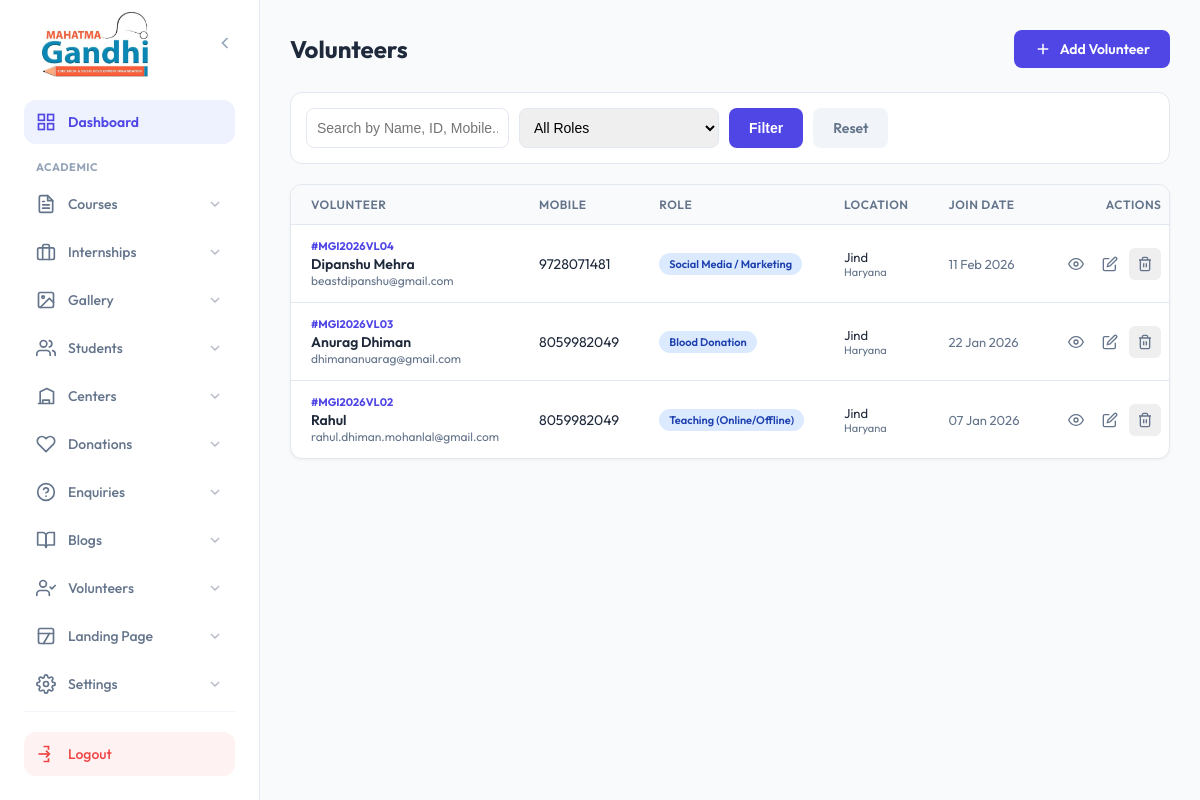
Screenshot of /admin/volunteers/index.php with the database file from the repository.
### tables this page shows
CREATE TABLE `volunteers` (
  `id` int(11) NOT NULL AUTO_INCREMENT,
  `volunteer_id` varchar(20) DEFAULT NULL,
  `full_name` varchar(100) NOT NULL,
  `email` varchar(100) NOT NULL,
  `mobile` varchar(20) NOT NULL,
  `dob` date DEFAULT NULL,
  `gender` varchar(20) DEFAULT NULL,
  `pincode` varchar(10) DEFAULT NULL,
  `country` varchar(50) DEFAULT NULL,
  `state` varchar(50) DEFAULT NULL,
  `city` varchar(50) DEFAULT NULL,
  `address` text DEFAULT NULL,
  `role` varchar(100) DEFAULT NULL,
  `hours_per_week` int(11) DEFAULT NULL,
  `weekdays` text DEFAULT NULL,
  `preferred_mode` varchar(50) DEFAULT NULL,
  `aadhar_no` varchar(20) DEFAULT NULL,
  `aadhar_file` varchar(255) DEFAULT NULL,
  `photo_file` varchar(255) DEFAULT NULL,
  `resume_file` varchar(255) DEFAULT NULL,
  `is_student` tinyint(1) DEFAULT 0,
  `student_id_no` varchar(50) DEFAULT NULL,
  `student_id_file` varchar(255) DEFAULT NULL,
  `message` text DEFAULT NULL,
  `created_at` timestamp NULL DEFAULT current_timestamp(),
  PRIMARY KEY (`id`),
  UNIQUE KEY `volunteer_id` (`volunteer_id`)
);

### admin/volunteers/index.php (the view, shortened to what this page needs)
<?php
$conn = getDbConnection();
$limit = 10;
$page = isset($_GET['page']) ? intval($_GET['page']) : 1;
$offset = ($page - 1) * $limit;
$where_clauses = ["1=1"];
$params = [];
$types = "";
$where_sql = implode(" AND ", $where_clauses);
$sql = "SELECT * FROM volunteers WHERE $where_sql ORDER BY created_at DESC LIMIT ?, ?";
$params[] = $offset;
$params[] = $limit;
$types .= "ii";
$stmt = $conn->prepare($sql);
$stmt->bind_param($types, ...$params);
$stmt->execute();
$result = $stmt->get_result();
?>
<!DOCTYPE html>
<html lang="en">
<head>
</head>
<body class="<?php echo isset($_COOKIE['sidebar_collapsed']) && $_COOKIE['sidebar_collapsed'] == 'true' ? 'sidebar-collapsed' : ''; ?>">
    <?php include '../../admin/sidebar.php'; ?>
    <div class="admin-content">
        <div class="admin-wrap">
            <div class="page-header">
                <h1 class="page-title">Volunteers</h1>
                <a href="add-volunteer.php" class="btn btn-primary">
                    <svg width="18" height="18" viewBox="0 0 24 24" fill="none" stroke="currentColor" stroke-width="2"><path d="M12 5v14M5 12h14"/></svg>
                    Add Volunteer
                </a>
            </div>
            <form method="GET" class="search-box">
                <input type="text" name="search" class="form-control" placeholder="Search by Name, ID, Mobile..." value="<?php echo htmlspecialchars($_GET['search'] ?? ''); ?>">
                <select name="role" class="form-control">
                    <option value="">All Roles</option>
                </select>
                <button type="submit" class="btn btn-primary">Filter</button>
                <a href="index.php" class="btn" style="background:#f1f5f9;color:#64748b">Reset</a>
            </form>
            <div class="table-card">
                <table>
                    <thead>
                        <tr>
                            <th>Volunteer</th>
                            <th>Mobile</th>
                            <th>Role</th>
                            <th>Location</th>
                            <th>Join Date</th>
                            <th style="text-align:right">Actions</th>
                        </tr>
                    </thead>
                    <tbody>
                        <?php if ($result->num_rows > 0): ?>
                            <?php while($row = $result->fetch_assoc()): ?>
                                <tr>
                                    <td>
                                        <div class="user-info">
                                            <span class="user-id">#<?php echo htmlspecialchars($row['volunteer_id'] ?? 'N/A'); ?></span>
                                            <span class="user-name"><?php echo htmlspecialchars($row['full_name']); ?></span>
                                            <span class="user-email"><?php echo htmlspecialchars($row['email']); ?></span>
                                        </div>
                                    </td>
                                    <td><?php echo htmlspecialchars($row['mobile']); ?></td>
                                    <td>
                                        <span class="badge blue"><?php echo htmlspecialchars($row['role']); ?></span>
                                    </td>
                                    <td>
                                        <div class="user-info">
                                            <span style="font-size:13px"><?php echo htmlspecialchars($row['city']); ?></span>
                                            <span style="font-size:11px;color:var(--muted)"><?php echo htmlspecialchars($row['state']); ?></span>
                                        </div>
                                    </td>
                                    <td style="font-size:13px;color:var(--muted);"><?php echo date("d M Y", strtotime($row['created_at'])); ?></td>
                                    <td style="text-align:right">
                                        <a href="view-volunteer.php?id=<?php echo $row['id']; ?>" class="action-btn view" title="View">
                                            <svg width="16" height="16" viewBox="0 0 24 24" fill="none" stroke="currentColor" stroke-width="2"><path d="M1 12s4-8 11-8 11 8 11 8-4 8-11 8-11-8-11-8z"/><circle cx="12" cy="12" r="3"/></svg>
                                        </a>
                                        <a href="edit-volunteer.php?id=<?php echo $row['id']; ?>" class="action-btn edit" title="Edit">
                                            <svg width="16" height="16" viewBox="0 0 24 24" fill="none" stroke="currentColor" stroke-width="2"><path d="M11 4H4a2 2 0 0 0-2 2v14a2 2 0 0 0 2 2h14a2 2 0 0 0 2-2v-7"/><path d="M18.5 2.5a2.121 2.121 0 0 1 3 3L12 15l-4 1 1-4 9.5-9.5z"/></svg>
                                        </a>
                                        <button onclick="confirmDelete(<?php echo $row['id']; ?>)" class="action-btn delete" title="Delete">
                                            <svg width="16" height="16" viewBox="0 0 24 24" fill="none" stroke="currentColor" stroke-width="2"><polyline points="3 6 5 6 21 6"/><path d="M19 6v14a2 2 0 0 1-2 2H7a2 2 0 0 1-2-2V6m3 0V4a2 2 0 0 1 2-2h4a2 2 0 0 1 2 2v2"/><line x1="10" y1="11" x2="10" y2="17"/><line x1="14" y1="11" x2="14" y2="17"/></svg>
                                        </button>
                                    </td>
                                </tr>
                            <?php endwhile; ?>
                        <?php else: ?>
                            <tr><td colspan="6" style="text-align:center;padding:40px;color:var(--muted)">No volunteers found.</td></tr>
                        <?php endif; ?>
                    </tbody>
                </table>
            </div>
        </div>
    </div>
</body>
</html>

### admin/volunteers/index.php (style rules this page uses)
:root { --active:#22c55e;--indigo:#4f46e5;--line:#e2e8f0;--text:#1e293b;--muted:#64748b;--bg:#f8fafc;--red:#ef4444;--blue:#3b82f6; }
* { margin:0;padding:0;box-sizing:border-box }
body { font-family:'Outfit',system-ui,sans-serif;background:var(--bg);color:var(--text) }
.admin-content { margin-left:260px;min-height:100vh;padding:30px;transition:margin-left .3s ease }
.page-header { display:flex;justify-content:space-between;align-items:center;margin-bottom:24px }
.page-title { font-size:24px;font-weight:700;color:var(--text) }
.btn { padding: 10px 20px; border-radius: 8px; font-weight: 600; text-decoration: none; cursor: pointer; border: none; font-size: 14px; transition: all 0.2s; display: inline-flex; align-items: center; gap: 8px; }
.btn-primary { background: var(--indigo); color: white; }
.search-box { display: flex; gap: 10px; background: white; padding: 15px; border-radius: 12px; border: 1px solid var(--line); margin-bottom: 20px; flex-wrap: wrap; }
.form-control { padding: 10px; border: 1px solid var(--line); border-radius: 8px; font-size: 14px; min-width: 200px; }
.table-card { background:#fff;border-radius:12px;overflow:hidden;box-shadow:0 1px 3px rgba(0,0,0,0.05);border:1px solid var(--line) }
table { width:100%;border-collapse:collapse;font-size:14px }
th { background:#f8fafc;padding:12px 20px;text-align:left;font-weight:600;color:var(--muted);border-bottom:1px solid var(--line);font-size:12px;text-transform:uppercase;letter-spacing:0.5px; white-space: nowrap; }
td { padding:14px 20px;border-bottom:1px solid var(--line);vertical-align:middle; white-space: nowrap; }
tr:last-child td { border-bottom:none }
.user-info { display:flex;flex-direction:column }
.user-name { font-weight:600;color:var(--text) }
.user-email { font-size:12px;color:var(--muted) }
.user-id { font-size: 11px; color: var(--indigo); font-weight: 700; margin-bottom: 2px; }
.badge { display:inline-flex;padding:4px 10px;border-radius:20px;font-size:11px;font-weight:600;background:#e2e8f0;color:#475569 }
.badge.blue { background: #dbeafe; color: #1e40af; }
.action-btn { width: 32px; height: 32px; display: inline-flex; align-items: center; justify-content: center; border-radius: 6px; color: var(--muted); transition: all 0.2s; border: 1px solid transparent; }

### admin/sidebar.php (style rules this page uses)
:root { --admin-primary: #4f46e5; --admin-primary-dark: #3730a3; --admin-primary-soft: #eef2ff; --admin-hover-bg: #f5f3ff; --text-main: #1e293b; --text-light: #64748b; --sidebar-w: 260px; --transition: all 0.3s cubic-bezier(0.4, 0, 0.2, 1); --shadow-glow: 0 10px 15px -3px rgba(79, 70, 229, 0.2); }

### rows the page displays
volunteers: volunteer "MGI2026VL04", full_name "Dipanshu Mehra", email "beastdipanshu@gmail.com", mobile "9728071481", role "Social Media / Marketing", city "Jind", state "Haryana", created_at "11 Feb 2026"
volunteers: volunteer "MGI2026VL03", full_name "Anurag Dhiman", email "dhimananuarag@gmail.com", mobile "8059982049", role "Blood Donation", city "Jind", state "Haryana", created_at "22 Jan 2026"
volunteers: volunteer "MGI2026VL02", full_name "Rahul", email "rahul.dhiman.mohanlal@gmail.com", mobile "8059982049", role "Teaching (Online/Offline)", city "Jind", state "Haryana", created_at "07 Jan 2026"
